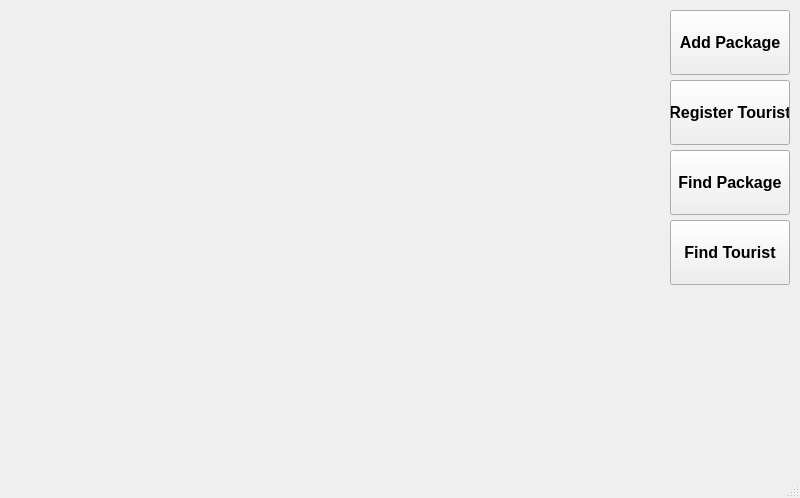
<?xml version="1.0" encoding="UTF-8"?>
<ui version="4.0">
 <class>MainWindow</class>
 <widget class="QMainWindow" name="MainWindow">
  <property name="geometry">
   <rect>
    <x>0</x>
    <y>0</y>
    <width>800</width>
    <height>498</height>
   </rect>
  </property>
  <property name="maximumSize">
   <size>
    <width>800</width>
    <height>500</height>
   </size>
  </property>
  <property name="windowTitle">
   <string>TravelManagementSystem</string>
  </property>
  <property name="styleSheet">
   <string notr="true">background-image:url(:/images/1_background_image.jpg) ;</string>
  </property>
  <widget class="QWidget" name="centralwidget">
   <widget class="QPushButton" name="pushButton">
    <property name="geometry">
     <rect>
      <x>670</x>
      <y>10</y>
      <width>120</width>
      <height>65</height>
     </rect>
    </property>
    <property name="maximumSize">
     <size>
      <width>120</width>
      <height>65</height>
     </size>
    </property>
    <property name="font">
     <font>
      <pointsize>12</pointsize>
      <bold>true</bold>
     </font>
    </property>
    <property name="text">
     <string>Add Package</string>
    </property>
   </widget>
   <widget class="QPushButton" name="pushButton_2">
    <property name="geometry">
     <rect>
      <x>670</x>
      <y>80</y>
      <width>120</width>
      <height>65</height>
     </rect>
    </property>
    <property name="maximumSize">
     <size>
      <width>120</width>
      <height>65</height>
     </size>
    </property>
    <property name="font">
     <font>
      <pointsize>12</pointsize>
      <bold>true</bold>
     </font>
    </property>
    <property name="text">
     <string>Register Tourist</string>
    </property>
   </widget>
   <widget class="QPushButton" name="pushButton_3">
    <property name="geometry">
     <rect>
      <x>670</x>
      <y>150</y>
      <width>120</width>
      <height>65</height>
     </rect>
    </property>
    <property name="font">
     <font>
      <pointsize>12</pointsize>
      <bold>true</bold>
     </font>
    </property>
    <property name="text">
     <string>Find Package</string>
    </property>
   </widget>
   <widget class="QPushButton" name="pushButton_4">
    <property name="geometry">
     <rect>
      <x>670</x>
      <y>220</y>
      <width>120</width>
      <height>65</height>
     </rect>
    </property>
    <property name="font">
     <font>
      <pointsize>12</pointsize>
      <bold>true</bold>
     </font>
    </property>
    <property name="text">
     <string>Find Tourist</string>
    </property>
   </widget>
  </widget>
  <widget class="QMenuBar" name="menubar">
   <property name="geometry">
    <rect>
     <x>0</x>
     <y>0</y>
     <width>800</width>
     <height>24</height>
    </rect>
   </property>
  </widget>
  <widget class="QStatusBar" name="statusbar"/>
 </widget>
 <resources/>
 <connections/>
</ui>
